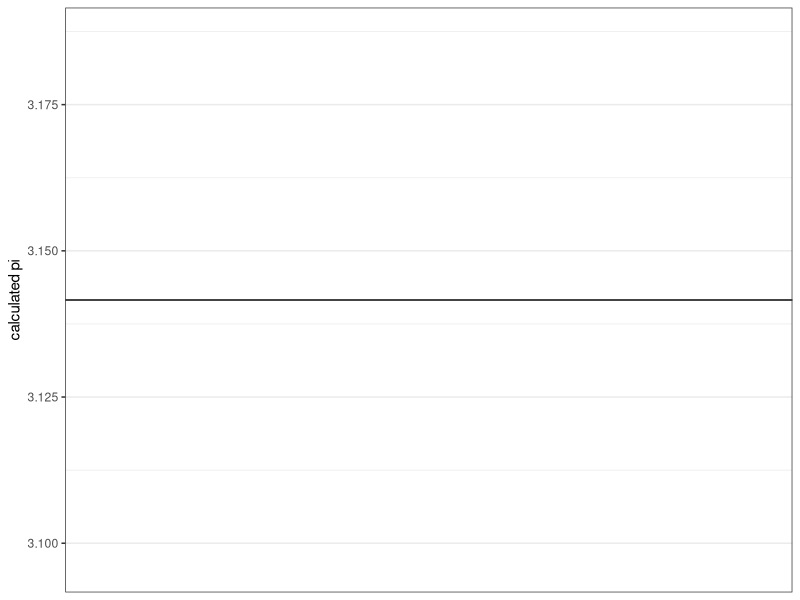

Write R code to recreate this figure.
## ---- chunk 1
print(pi, digits=22)
## ---- chunk 2
library(ggplot2)
library(grid)

# cumulative values across all throws
totalThrows <- 1
totalHits <- 1
piVals <- c()

# throw numDarts number of darts and get the coordinates where they hit
throwDarts <- function(numDarts) {
    xvals <- runif(numDarts, min=-1, max=1)
    yvals <- runif(numDarts, min=-1, max=1)
    data.frame(x=xvals, y=yvals, typ=rep(1, numDarts))
}

# count the number of hits (point lies within the unit circle)
countHits <- function(throws) {
    xvals <- throws$x
    yvals <- throws$y
    
    distvals <- sqrt(xvals*xvals + yvals*yvals)
    sum(distvals <= 1)
}

# calculate pi based on the fact that number of hits would be 
# propertional to the area of the circle.
calcPi <- function(hits, throws) {
    return (4*hits/throws)
}

# calculate the value of pi based on all the throws till now
calcLargePi <- function(nHits, nThrows) {
    totalThrows <<- totalThrows + nThrows
    totalHits <<- totalHits + nHits
    calcPi(totalHits, totalThrows)
}

# plot a trend showing how the calculated value of pi converges to the actual value
plotPiVals <- function(piVals) {
    qplot(seq_along(piVals), piVals) +
        labs(x=NULL, y="calculated pi") + stat_smooth(se=F, method='loess') + 
        geom_hline(aes(yintercept=pi)) +
        theme_bw()
}

for(n in seq(1,100)) {
    nThrows <- n * 100
    throws <- throwDarts(nThrows)
    nHits <- countHits(throws)
    piVals <<- append(piVals, calcLargePi(nHits, nThrows))        
}

plotPiVals(piVals)
